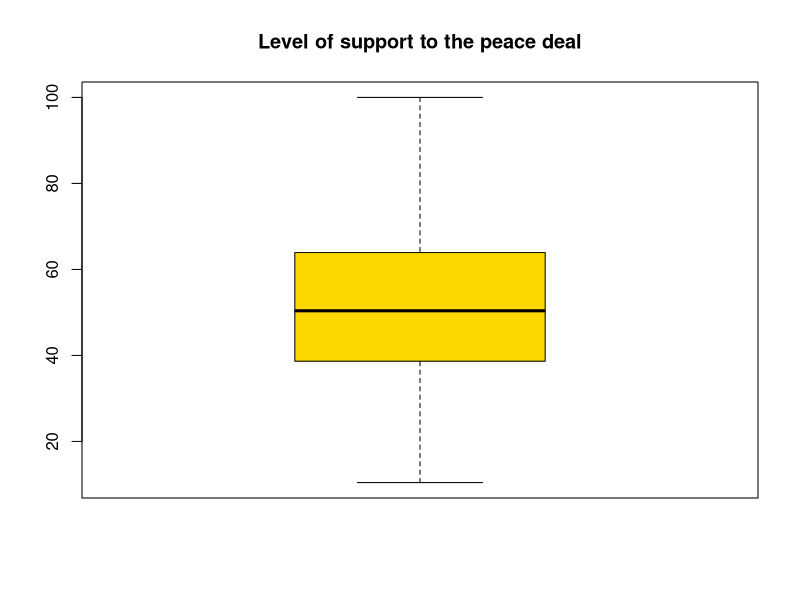
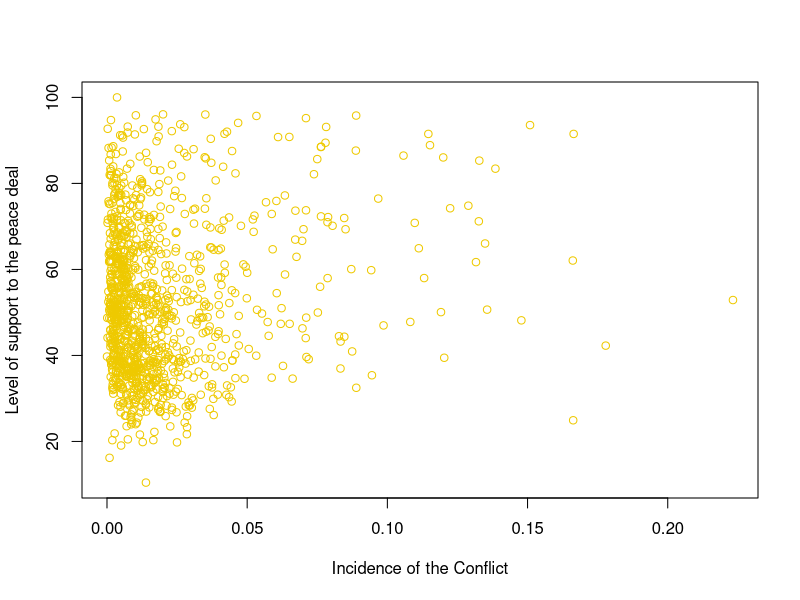
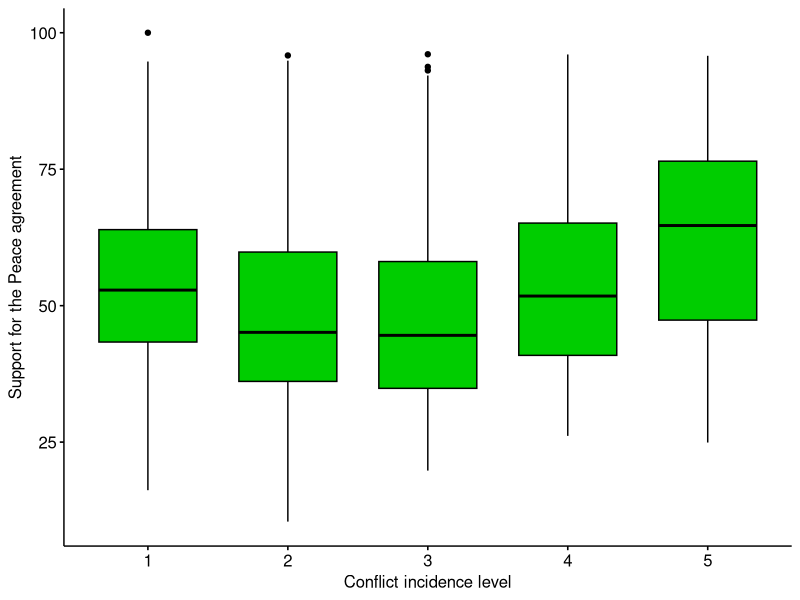
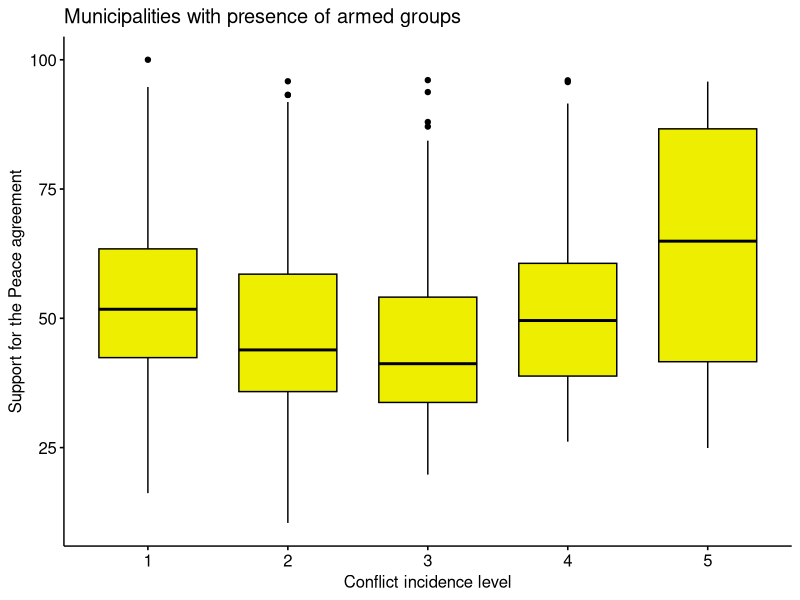
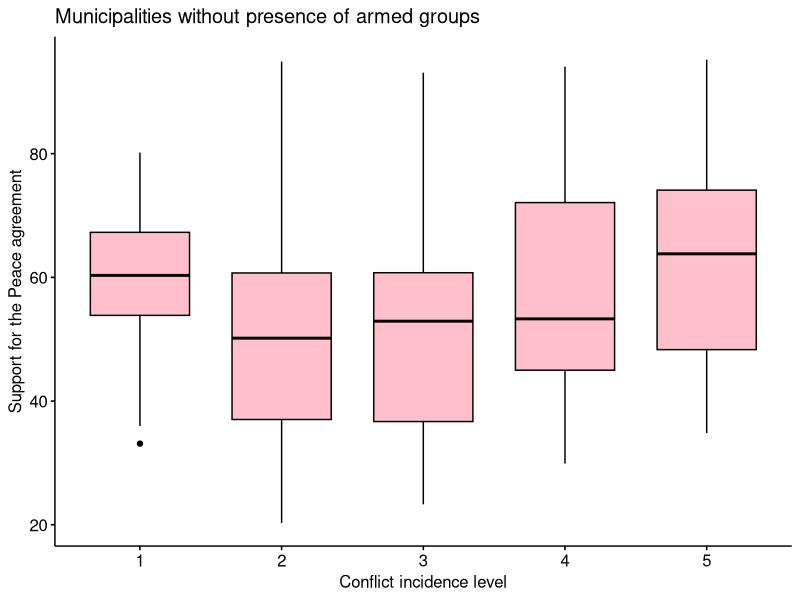
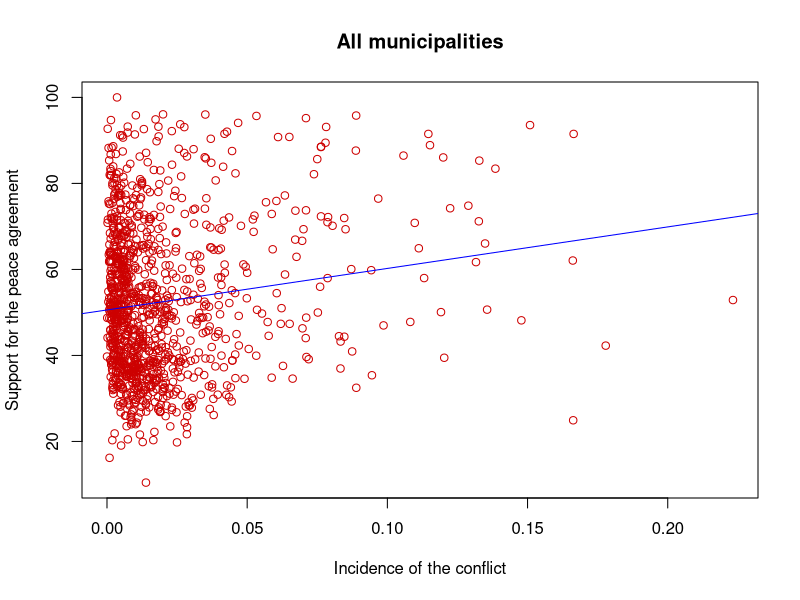
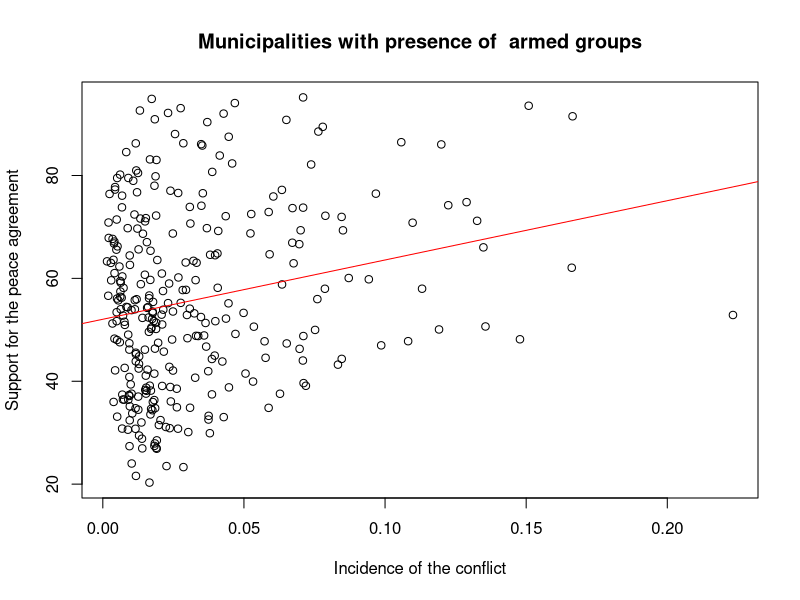
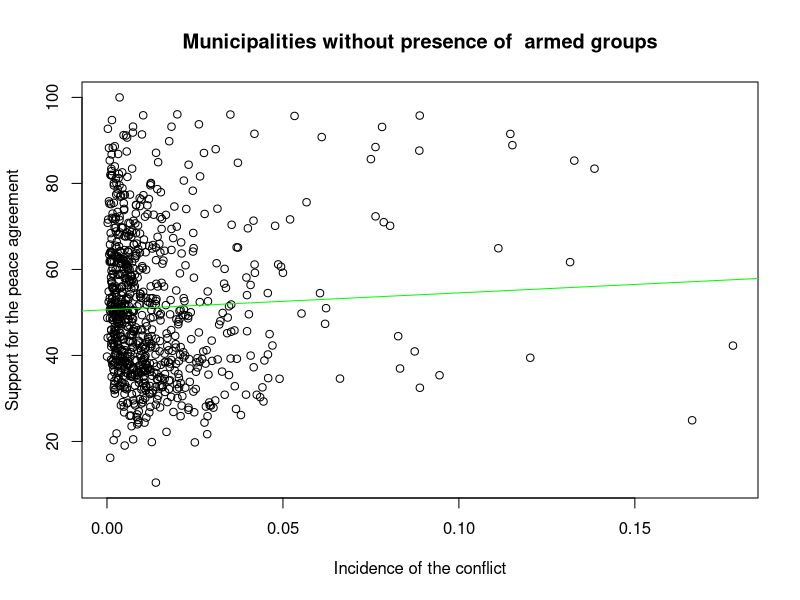

Write R code to recreate these figures, in order.
## ---- chunk 1
knitr::opts_chunk$set(echo = TRUE)
## ---- chunk 2
rawdata <- read.csv("DataColombia.csv")

## ---- chunk 3
datawitharmed <- rawdata[rawdata$ArmedGroups==1, ]  
datawithoutarmed <- rawdata[rawdata$ArmedGroups!=1, ]
## ---- chunk 4
summary(rawdata$Votedyes)

boxplot(rawdata$Votedyes,main="Level of support to the peace deal", col = "gold")

## ---- chunk 5
plot(rawdata$ConflictIndex, rawdata$Votedyes, xlab="Incidence of the Conflict", ylab="Level of support to the peace deal", col="gold2")


## ---- chunk 6
cor(rawdata$Votedyes,rawdata$ConflictIndex)
## ---- chunk 7
cor(datawithoutarmed$Votedyes,datawithoutarmed$ConflictIndex)
cor(datawitharmed$Votedyes,datawitharmed$ConflictIndex)
## ---- chunk 8
library(tidyverse)
library(tidyverse)
library(ggpubr)
library(rstatix)

ggboxplot(rawdata, x = "ConflictCategory", y = "Votedyes", ylab = "Support for the Peace agreement", xlab = "Conflict incidence level",color = "black", fill = "green3")
## ---- chunk 9
ggboxplot(datawithoutarmed, x = "ConflictCategory", y = "Votedyes", ylab = "Support for the Peace agreement", xlab = "Conflict incidence level",color = "black", fill = "yellow2",main="Municipalities with presence of armed groups")
ggboxplot(datawitharmed, x = "ConflictCategory", y = "Votedyes",ylab = "Support for the Peace agreement", xlab = "Conflict incidence level",color = "black", fill = "pink", main="Municipalities without presence of armed groups")
## ---- chunk 10
anovatest <- aov(Votedyes ~ ConflictCategory, data = rawdata)

summary(anovatest)


rawdata$ConflictCategory=factor(rawdata$ConflictCategory)

anovaWithArmed <- rawdata %>% tukey_hsd(Votedyes~ConflictCategory)
anovaWithArmed


## ---- chunk 11
lmraw.fit=lm(Votedyes~ConflictIndex, data=rawdata)
summary(lmraw.fit)
plot(rawdata$ConflictIndex,rawdata$Votedyes,col="red3", main="All municipalities", xlab="Incidence of the conflict", ylab="Support for the peace agreement")
abline(lmraw.fit,col="blue")
## ---- chunk 12
lmwarmed.fit=lm(Votedyes~ConflictIndex, data=datawitharmed)
summary(lmwarmed.fit)
plot(datawitharmed$ConflictIndex,datawitharmed$Votedyes,main="Municipalities with presence of  armed groups", xlab="Incidence of the conflict", ylab="Support for the peace agreement")
abline(lmwarmed.fit,col="red")

lmwoarmed.fit=lm(Votedyes~ConflictIndex, data=datawithoutarmed)
summary(lmwoarmed.fit)
plot(datawithoutarmed$ConflictIndex,datawithoutarmed$Votedyes,main="Municipalities without presence of  armed groups", xlab="Incidence of the conflict", ylab="Support for the peace agreement")
abline(lmwoarmed.fit,col="green")
## ---- chunk 13
rawquadratic.fit=glm(Votedyes~poly(ConflictIndex,2), data=rawdata )

summary(rawquadratic.fit)


## ---- chunk 14

datawitharmed$voteabove50= rep(1,nrow(datawitharmed))

datawitharmed$voteabove50[datawitharmed$Votedyes<50] <- 0
## ---- chunk 15
set.seed(1)
all <- 1:nrow(datawitharmed)
trainsample <- sort(sample(all, round(nrow(datawitharmed)*0.70,digits = 0),replace=FALSE))
testsample <- all[-trainsample]

traindata <- datawitharmed[trainsample,]
testdata <- datawitharmed[testsample,]
## ---- chunk 16
glmwitharmed.fit <- glm(voteabove50~ConflictIndex+Population+PovertyIndex2013, data = traindata, family = binomial)

glmwitharmed.probs <- predict(glmwitharmed.fit, type = "response" ,newdata=testdata)
glmwitharmed.pred <- rep(1,nrow(testdata))
glmwitharmed.pred[glmwitharmed.probs<.5] <- 0

## ---- chunk 17
table(prediction = glmwitharmed.pred, truth = testdata$voteabove50)
summary(glmwitharmed.fit)
mean(glmwitharmed.pred==testdata$voteabove50)
mean(glmwitharmed.pred != testdata$voteabove50)

